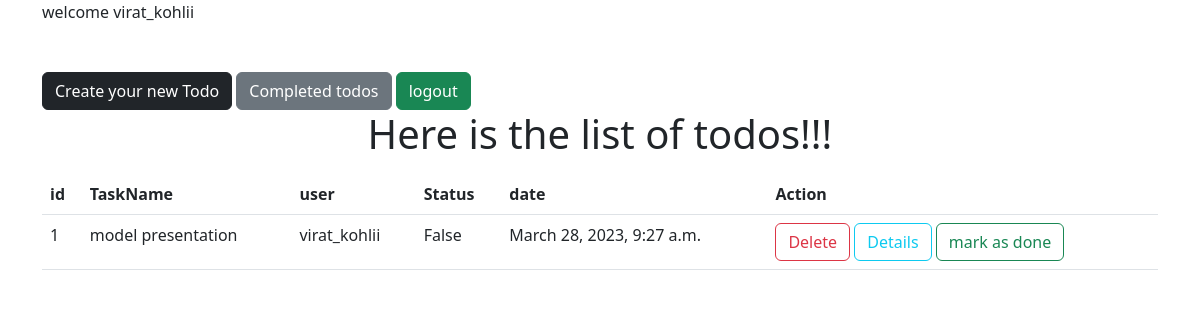
The page /todos/all/ (signed in) on the database its author committed.
### tasks/models.py (models this page shows, shortened)
class Todo(models.Model):
    task_name=models.CharField(max_length=200)
    user=models.ForeignKey(User,on_delete=models.CASCADE)
    status=models.BooleanField(default=False)
    date=models.DateTimeField(auto_now_add=True)

### tasks/views.py (the view)
# urls.py: path("todos/all/",views.TodoListView.as_view(),name="todo-list"),
class TodoListView(View):
    def get(self,request,*args,**kwargs):
        qs=Todo.objects.filter(status=False,user=request.user).order_by("-date")
        return render(request,"todo-list.html",{"todos":qs})

### tasks/templates/todo-list.html (shortened to what this page needs)
<!DOCTYPE html>
<html lang="en">
<head>
    <link href="https://cdn.jsdelivr.net/npm/bootstrap@5.3.0-alpha1/dist/css/bootstrap.min.css" rel="stylesheet">
</head>
<body>
    <div class="container">
        welcome {{request.user}}
       <div class="mt-4">
        <br>
        <a href="{%url 'todo-add'%}" class="btn btn-dark">Create your new Todo</a>
        <a href="{%url 'complete-todo'%}" class="btn btn-secondary">Completed todos</a>
        <a href="{%url 'signout'%}"  class="btn btn-success">logout</a>
       </div>
        <h1 class="text-center">Here is the list of todos!!!</h1>
        <table class="table mt-3">
            <tr>
                <th>id</th>
                <th>TaskName</th>
                <th>user</th>
                <th>Status</th>
                <th>date</th>
                <th>Action</th>
            </tr>
            {%for t in todos%}
                <tr>
                    <td>{{forloop.counter}}</td>
                    <td>{{t.task_name}}</td>
                    <td>{{t.user}}</td>
                    <td>{{t.status}}</td>
                    <td>{{t.date}}</td>
                    <td>
                        <a href="{%url 'todo-delete' t.id%}" class="btn btn-outline-danger">Delete</a>
                        <a href="{%url 'todo-detail' t.id%}" class="btn btn-outline-info">Details</a>
                        <a href="{%url 'todo-update' t.id%}" class="btn btn-outline-success">mark as done</a>
                    </td>
                </tr>
            {%endfor%}
        </table>
    </div>
</body>
</html>

### rows shown on the page
Todo: task_name "model presentation", user "virat_kohlii", status "False", date "March 28, 2023, 9:27 a.m."

### other values the page prints
{{ request.user }} "virat_kohlii"
